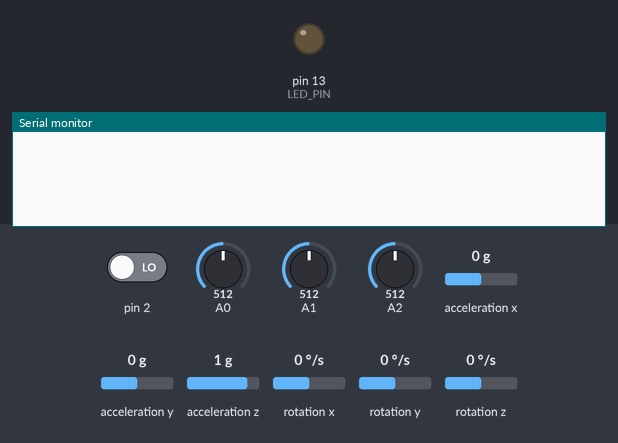
The sketch below on a simulated Arduino Uno, built with avr-gcc and run on an emulated ATmega328P. Shown: output pins drawn as LEDs (lit = HIGH), the last lines printed to the serial monitor. The inputs (shaded band) are chosen by the test bench; at power-on: acceleration y 0 g, rotation z 0 °/s, pin 2 LOW, A0 = 512, A1 = 512, A2 = 512, acceleration x 0 g, acceleration z 1 g, rotation x 0 °/s, rotation y 0 °/s. The sensor or clock chip raises its interrupt line as the real part does.

Above: at 0.1 s.
1.8 s: acceleration y set to -1.4 g
At 2.7 s:
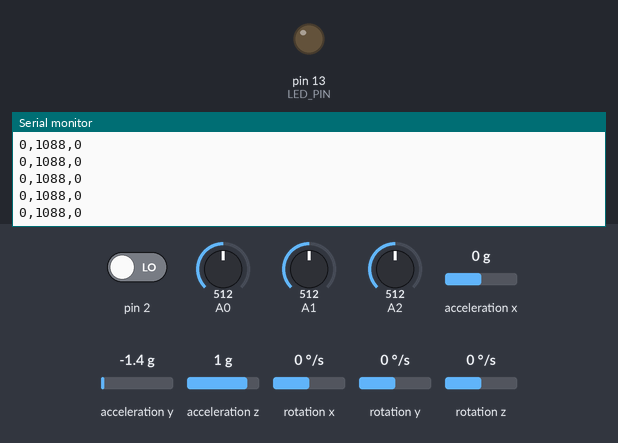
4.8 s: rotation z set to 192 °/s
At 5.4 s:
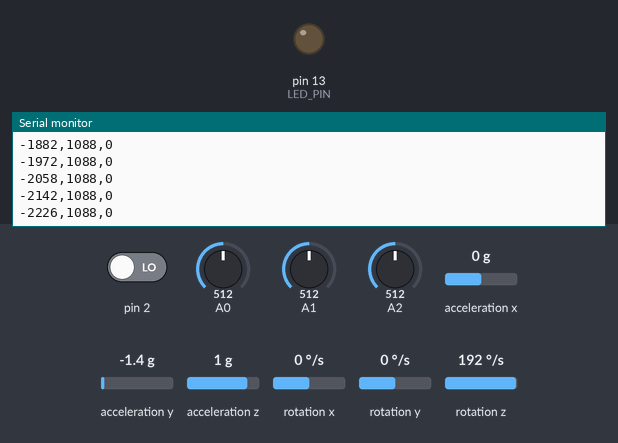
Timing chart, 0 to 7.8 s (numbered marks = the images above; inputs shaded):
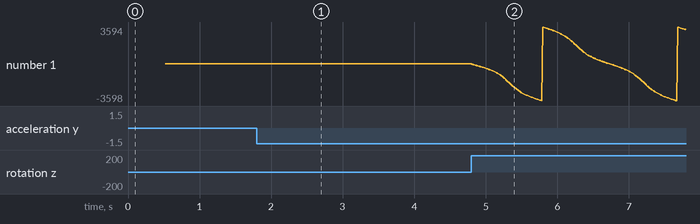

The sketch:

ArduinoAirMouse.ino
```cpp
#include "I2Cdev.h"
#include <SoftwareSerial.h> //Software Serial Port
#include "MPU6050_6Axis_MotionApps20.h"

#if I2CDEV_IMPLEMENTATION == I2CDEV_ARDUINO_WIRE
    #include "Wire.h"
#endif

MPU6050 mpu;

#define LED_PIN 13 // (Arduino is 13, Teensy is 11, Teensy++ is 6)
bool blinkState = false;

bool btn1=false;
bool btn2=false;
bool btn3=false;

// MPU control/status vars
bool dmpReady = false;  // set true if DMP init was successful
uint8_t mpuIntStatus;   // holds actual interrupt status byte from MPU
uint8_t devStatus;      // return status after each device operation (0 = success, !0 = error)
uint16_t packetSize;    // expected DMP packet size (default is 42 bytes)
uint16_t fifoCount;     // count of all bytes currently in FIFO
uint8_t fifoBuffer[64]; // FIFO storage buffer

// orientation/motion vars
Quaternion q;           // [w, x, y, z]         quaternion container
VectorInt16 aa;         // [x, y, z]            accel sensor measurements
VectorInt16 aaReal;     // [x, y, z]            gravity-free accel sensor measurements
VectorInt16 aaWorld;    // [x, y, z]            world-frame accel sensor measurements
VectorFloat gravity;    // [x, y, z]            gravity vector
float euler[3];         // [psi, theta, phi]    Euler angle container
float ypr[3];           // [yaw, pitch, roll]   yaw/pitch/roll container and gravity vector

// packet structure for InvenSense teapot demo
uint8_t teapotPacket[14] = { '$', 0x02, 0,0, 0,0, 0,0, 0,0, 0x00, 0x00, '\r', '\n' };

volatile bool mpuInterrupt = false;     // indicates whether MPU interrupt pin has gone high
void dmpDataReady() {
    mpuInterrupt = true;
}
void setup() {

     Serial.begin(9600);
    // join I2C bus (I2Cdev library doesn't do this automatically)

    #if I2CDEV_IMPLEMENTATION == I2CDEV_ARDUINO_WIRE
        Wire.begin();
        TWBR = 24; // 400kHz I2C clock (200kHz if CPU is 8MHz)

    #elif I2CDEV_IMPLEMENTATION == I2CDEV_BUILTIN_FASTWIRE
        Fastwire::setup(400, true);
    #endif

    mpu.initialize();
    devStatus = mpu.dmpInitialize();
    mpu.setXAccelOffset(-350);
    mpu.setYAccelOffset(1063);
    mpu.setZAccelOffset(831);
    mpu.setXGyroOffset(35);
    mpu.setYGyroOffset(56);
    mpu.setZGyroOffset(22);

    if (devStatus == 0) {
        mpu.setDMPEnabled(true);
        attachInterrupt(0, dmpDataReady, RISING);
        mpuIntStatus = mpu.getIntStatus();
        dmpReady = true;
        packetSize = mpu.dmpGetFIFOPacketSize();
    } else {

    }
    pinMode(LED_PIN, OUTPUT);
}
 int btn_res=0;
 bool btnUp=false;
 bool btnDown=false;
 bool check=false;
 int BufMoveX=0,BufMoveY=0;
 int OffsetX=0,OffsetY=0;

void loop() {

    btn1=false;
    btn2=false;
    btn3=false;

    int btn_1=analogRead(A0);//150 --- 120 --- 150
    int btn_2=analogRead(A1);
    int btn_3=analogRead(A2);

 //  btn_res=btn_res+1;
 //   if(btn_res>4){
 //      btn_res=0;
 //    }

    if(btn_1<130){btn1=true;}
    else{btn1=false;}
    if(btn_2<130){btn2=true;btn1=false;}

    if(btn_3<130){btn3=true;}
    else{btn3=false;}

    if(btn1 == true){btn_res=1;}
    else{ btn_res=0;}

    if(btn3==true){btn_res=3;}
    else{btn_res=0;}

    if(btn2 == true){btn_res=2;}
    else{btn_res=0;}

    if(btn3 == true)//3
    {
      btn_res=3;
      btnUp=false;
      btnDown=true;
    }else
    {
     btn_res=0;
     if(btnDown==true)
     {
      btnUp=true;
      check=false;
      btnDown=false;
      }
      }

  //  if(btnUp == true){
    //Serial.println("UP");
    //}

    //if(btnDown == true){
    //Serial.println("        Down");
    //}

    if (!dmpReady) return;
    while (!mpuInterrupt && fifoCount < packetSize) {
       //ÿêèéñü êîä âèêîíóâàòè ìîæíà
    }
    mpuInterrupt = false;
    mpuIntStatus = mpu.getIntStatus();

    // get current FIFO count
    fifoCount = mpu.getFIFOCount();

    // check for overflow (this should never happen unless our code is too inefficient)
    if ((mpuIntStatus & 0x10) || fifoCount == 1024) {
        // reset so we can continue cleanly
        mpu.resetFIFO();
     //   Serial.println(F("FIFO overflow!"));
    } else if (mpuIntStatus & 0x02) {
        while (fifoCount < packetSize) fifoCount = mpu.getFIFOCount();
        mpu.getFIFOBytes(fifoBuffer, packetSize);
        fifoCount -= packetSize;

            // display Euler angles in degrees
            mpu.dmpGetQuaternion(&q, fifoBuffer);
            mpu.dmpGetGravity(&gravity, &q);
            mpu.dmpGetYawPitchRoll(ypr, &q, &gravity);

           double dx=(ypr[0] * 180/M_PI)*10;
           double dz=(ypr[2] * 180/M_PI)*10;
           int x=int(dx);
           int y=int(dz);
           y = map(y,-850,850,1700,-1700);
           x = map(x,-530,1400,-1060,2800);
            if(btnUp==true){
              OffsetX+=BufMoveX-x;
              OffsetY+=BufMoveY-y;
              btnUp=false;
              }
            if(btn_res==3)
            {
              if(btnDown==true)
              {
               if(check==false)
               {
                 BufMoveX=x;
                 BufMoveY=y;
                 check=true;
                }
              }
            }
            else{
              Serial.print(x+OffsetX);
              Serial.print(",");
              Serial.print(y+OffsetY);
              Serial.print(",");
              Serial.print(btn_res);
              Serial.print("\n");
              }

    }
}

 
```

Measured:
- after the input at 1.8 s, the serial monitor: prints a new line at once (image 1)
- after the input at 4.8 s, the serial monitor: prints a new line at once (image 2)
- plotted number 1: 0 → 1894 after the input at 4.8 s
